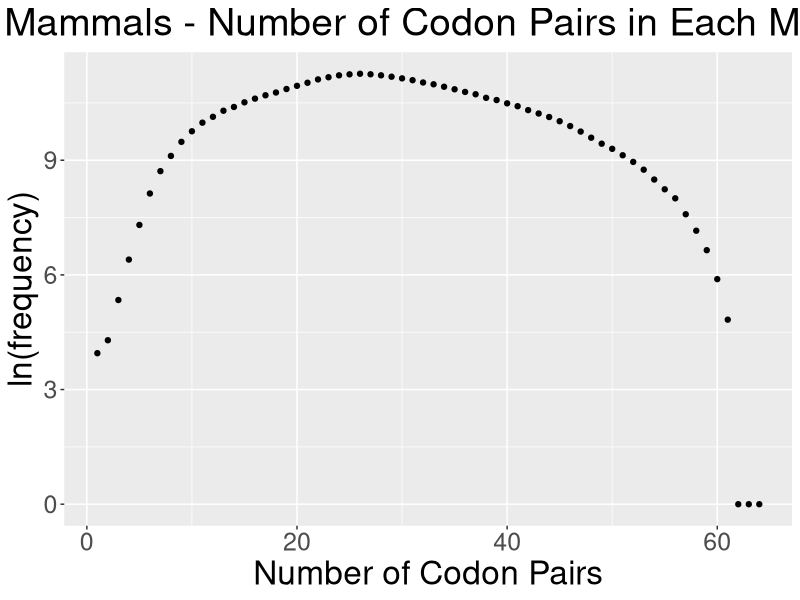

Recreate this plot in R.
#Plot for number of codon pairs in each  motif

#install.packages("ggplot2")

library(ggplot2)

myData <- read.csv(file="./mammals_numCodons.txt",header=TRUE,sep=","); #Insert path to input file here

png("./mammals_numCodonsLog.png", width = 1400, height = 600) #Insert path to output graph here

codonPlot <- ggplot(data = myData) +
 geom_point(mapping = aes(x = Codons_excluded, y = frequency), color = "black") +
  theme(axis.text = element_text(size = 18)) +
  theme(axis.title = element_text(size=24)) +
  theme(plot.title = element_text(size=28,hjust=0.5))
print(codonPlot + ggtitle("Mammals - Number of Codon Pairs in Each Motif") + labs(y = "ln(frequency)", x = "Number of Codon Pairs")) #Modify title to the graph here

dev.off()

